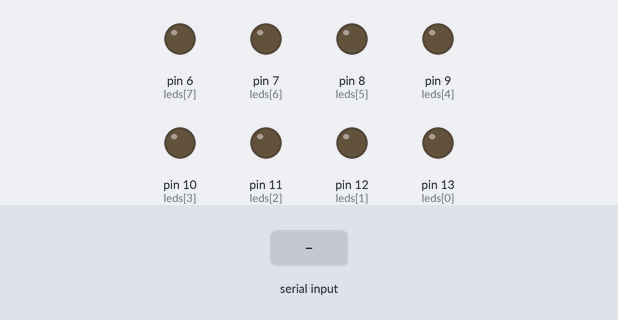
Simulated run of this sketch. Board: Arduino Uno, built with avr-gcc and run on an emulated ATmega328P. Shown: output pins drawn as LEDs (lit = HIGH). Inputs (shaded band) come from the test bench. What the sketch prints to the serial monitor is not drawn.

Above: at 1.2 s.
1.3 s: "ACBF" received over Serial
At 2.45 s:
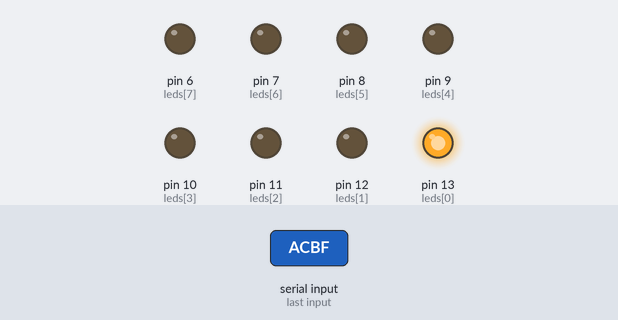
7.3 s: "ADBF" received over Serial
At 8.92 s:
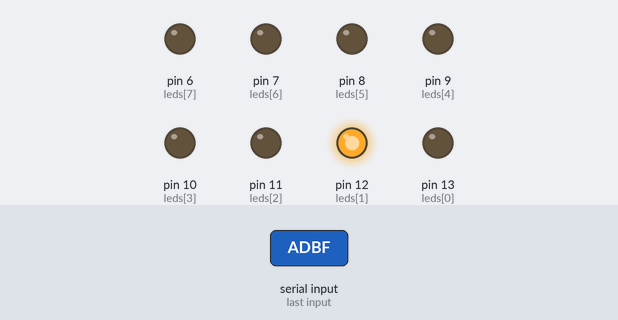
13.3 s: "ACGF" received over Serial
At 14.75 s:
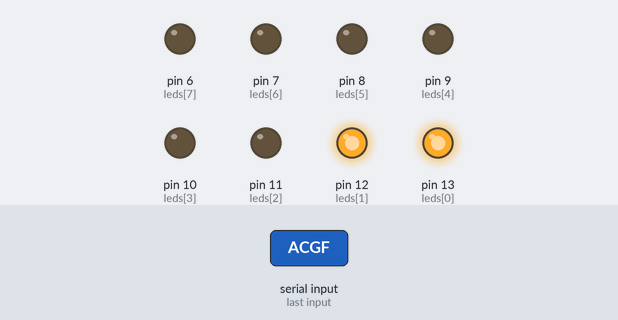
Timing chart, 0 to 20.3 s (numbered marks = the images above; inputs shaded):
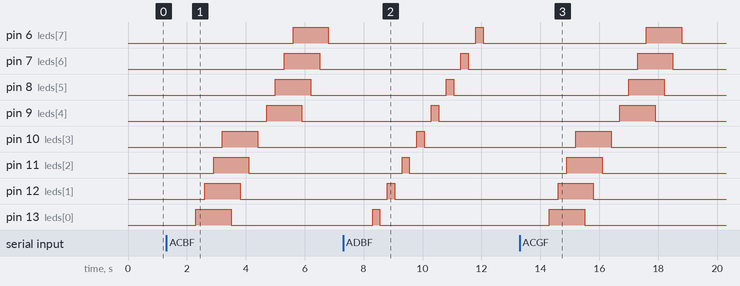

The sketch:

DeberSerialLuces.ino
```cpp
/*
 * Deber: Encender 4 juegos de luces mediante comunicación Serial
 */

String datos;
int leds[8] = {13, 12, 11, 10, 9, 8, 7, 6};
int i;

void setup() {
for(i=0;i<=7;i++) {
    pinMode(leds[i], OUTPUT);
    }

    Serial.begin(9600);
    Serial.println("Seleccione el Juego");
}

void loop() {
  if(Serial.available()>0){
    datos=Serial.readString();

    if(datos=="ACBF"){      //JUEGO 1
    for(i=0;i<4;i++)
    {
      digitalWrite(leds[i],HIGH);
      delay(300);
    }
    for(i=0;i<4;i++)
    {
      digitalWrite(leds[i],LOW);
      delay(300);
    }
    for(i=4;i<8;i++)
    {
      digitalWrite(leds[i],HIGH);
      delay(300);
    }
    for(i=4;i<8;i++)
    {
      digitalWrite(leds[i],LOW);
      delay(300);
    }
  }
  else {

   if(datos=="ACGF"){     //JUEGO 2
    for(i=0;i<4;i++)
      {
        digitalWrite(leds[i],HIGH);
        delay(300);
      }
      for(i=0;i<4;i++)
      {
       digitalWrite(leds[i],LOW);
        delay(300);
      }
      for(i=4;i<8;i++)
      {
        digitalWrite(leds[i],HIGH);
        delay(300);
      }
      for(i=4;i<8;i++)
      {
        digitalWrite(leds[i],LOW);
        delay(300);
      }
    }
    else{
   if (datos=="ADBF"){     //JUEGO 3
      for(i=0;i<8;i++){
    digitalWrite(leds[i],HIGH);
    delay(250);
    digitalWrite(leds[i],LOW);
    delay(250);
    }
      }
      else{
if (datos == "ADBH"){        //JUEGO 4
for(;i<8;i++){
  if(i%2==1){
  digitalWrite(leds[i],HIGH);
  delay(300);
  }
  }
  for(;i>=0;i--)
  {
  if(i%2==1)
  {
    digitalWrite(leds[i],LOW);
  delay(300);
  }
  }
  }
  else{
  }
  }
  }
  }
  }
}
```

Measured:
- after the input at 1.3 s, pin 6 (leds[7]): LOW → HIGH after 4.3 s, → LOW 1.2 s later; pin 7 (leds[6]): LOW → HIGH after 4.0 s, → LOW 1.2 s later; pin 8 (leds[5]): LOW → HIGH after 3.7 s, → LOW 1.2 s later; pin 9 (leds[4]): LOW → HIGH after 3.4 s, → LOW 1.2 s later; pin 10 (leds[3]): LOW → HIGH after 1.9 s, → LOW 1.2 s later
- after the input at 7.3 s, pin 6 (leds[7]): LOW → HIGH after 4.5 s, → LOW 0.25 s later; pin 7 (leds[6]): LOW → HIGH after 4.0 s, → LOW 0.25 s later; pin 8 (leds[5]): LOW → HIGH after 3.5 s, → LOW 0.25 s later; pin 9 (leds[4]): LOW → HIGH after 3.0 s, → LOW 0.25 s later; pin 10 (leds[3]): LOW → HIGH after 2.5 s, → LOW 0.25 s later
- after the input at 13.3 s, pin 6 (leds[7]): LOW → HIGH after 4.3 s, → LOW 1.2 s later; pin 7 (leds[6]): LOW → HIGH after 4.0 s, → LOW 1.2 s later; pin 8 (leds[5]): LOW → HIGH after 3.7 s, → LOW 1.2 s later; pin 9 (leds[4]): LOW → HIGH after 3.4 s, → LOW 1.2 s later; pin 10 (leds[3]): LOW → HIGH after 1.9 s, → LOW 1.2 s later
